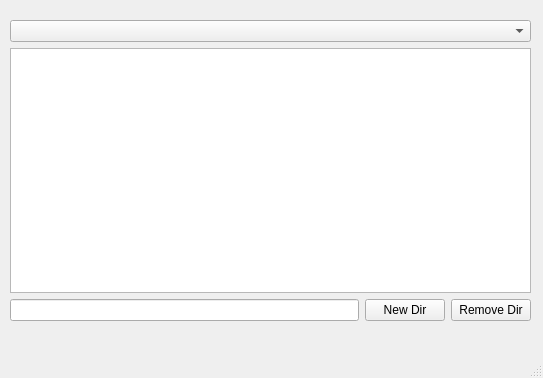
<?xml version="1.0" encoding="UTF-8"?>
<ui version="4.0">
 <class>MainWindow</class>
 <widget class="QMainWindow" name="MainWindow">
  <property name="geometry">
   <rect>
    <x>0</x>
    <y>0</y>
    <width>543</width>
    <height>378</height>
   </rect>
  </property>
  <property name="windowTitle">
   <string>MainWindow</string>
  </property>
  <widget class="QWidget" name="centralwidget">
   <widget class="QWidget" name="">
    <property name="geometry">
     <rect>
      <x>10</x>
      <y>20</y>
      <width>521</width>
      <height>301</height>
     </rect>
    </property>
    <layout class="QVBoxLayout" name="verticalLayout">
     <item>
      <widget class="QComboBox" name="comboBox"/>
     </item>
     <item>
      <widget class="QListWidget" name="listWidget"/>
     </item>
     <item>
      <layout class="QHBoxLayout" name="horizontalLayout">
       <item>
        <widget class="QLineEdit" name="lineEdit"/>
       </item>
       <item>
        <widget class="QPushButton" name="pushButton">
         <property name="text">
          <string>New Dir</string>
         </property>
        </widget>
       </item>
       <item>
        <widget class="QPushButton" name="pushButton_2">
         <property name="text">
          <string>Remove Dir</string>
         </property>
        </widget>
       </item>
      </layout>
     </item>
    </layout>
   </widget>
  </widget>
  <widget class="QMenuBar" name="menubar">
   <property name="geometry">
    <rect>
     <x>0</x>
     <y>0</y>
     <width>543</width>
     <height>23</height>
    </rect>
   </property>
  </widget>
  <widget class="QStatusBar" name="statusbar"/>
 </widget>
 <resources/>
 <connections/>
</ui>
